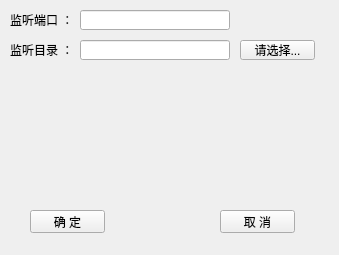
<?xml version="1.0" encoding="UTF-8"?>
<ui version="4.0">
 <class>configureForm</class>
 <widget class="QWidget" name="configureForm">
  <property name="geometry">
   <rect>
    <x>0</x>
    <y>0</y>
    <width>339</width>
    <height>255</height>
   </rect>
  </property>
  <property name="windowTitle">
   <string>Form</string>
  </property>
  <property name="styleSheet">
   <string notr="true"/>
  </property>
  <widget class="QLabel" name="label">
   <property name="geometry">
    <rect>
     <x>10</x>
     <y>10</y>
     <width>70</width>
     <height>20</height>
    </rect>
   </property>
   <property name="text">
    <string>监听端口 ：</string>
   </property>
  </widget>
  <widget class="QLineEdit" name="listenPortLineEdit">
   <property name="geometry">
    <rect>
     <x>80</x>
     <y>10</y>
     <width>150</width>
     <height>20</height>
    </rect>
   </property>
   <property name="inputMethodHints">
    <set>Qt::ImhDigitsOnly</set>
   </property>
  </widget>
  <widget class="QLineEdit" name="listenDirectoryLineEdit">
   <property name="geometry">
    <rect>
     <x>80</x>
     <y>40</y>
     <width>150</width>
     <height>20</height>
    </rect>
   </property>
  </widget>
  <widget class="QLabel" name="label_2">
   <property name="geometry">
    <rect>
     <x>10</x>
     <y>40</y>
     <width>60</width>
     <height>20</height>
    </rect>
   </property>
   <property name="text">
    <string>监听目录 ：</string>
   </property>
  </widget>
  <widget class="QPushButton" name="selectButton">
   <property name="geometry">
    <rect>
     <x>240</x>
     <y>40</y>
     <width>75</width>
     <height>20</height>
    </rect>
   </property>
   <property name="text">
    <string>请选择...</string>
   </property>
  </widget>
  <widget class="QPushButton" name="confirmButton">
   <property name="geometry">
    <rect>
     <x>30</x>
     <y>210</y>
     <width>75</width>
     <height>23</height>
    </rect>
   </property>
   <property name="text">
    <string>确 定</string>
   </property>
  </widget>
  <widget class="QPushButton" name="cancelButton">
   <property name="geometry">
    <rect>
     <x>220</x>
     <y>210</y>
     <width>75</width>
     <height>23</height>
    </rect>
   </property>
   <property name="text">
    <string>取 消</string>
   </property>
  </widget>
 </widget>
 <resources/>
 <connections/>
</ui>
